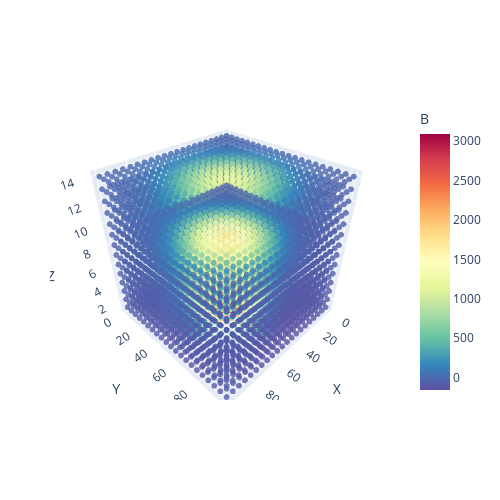

The notebook cell this image was saved under:
### Code cell
fields_res = fields_df[fields_df['B']>1]


fig = px.scatter_3d(fields_df, x='X', y='Y', z='Z', color='B', opacity=0.8, color_continuous_scale='Spectral_r')

fig.update_layout(
    autosize=False,
    width=500,
    height=500,
    margin=dict(
        l=50,
        r=50,
        b=100,
        t=100,
        pad=4,
    )
)


fig.update_traces(marker={'size': 2})

fig.show()

### Figure 1 — Plotly figure (JSON) as saved in the notebook; plotly's stock layout.template omitted (floating-point values rounded to 4 significant figures; data arrays with more than 128 entries replaced by an {"elided": "..."} marker saying what was removed)
{"data": [{"hovertemplate": "X=%{x}<br>Y=%{y}<br>Z=%{z}<br>B=%{marker.color}<extra></extra>", "legendgroup": "", "marker": {"color": {"elided": "6174 float values"}, "coloraxis": "coloraxis", "opacity": 0.8, "size": 2, "symbol": "circle"}, "mode": "markers", "name": "", "scene": "scene", "showlegend": false, "type": "scatter3d", "x": {"elided": "6174 int values"}, "y": {"elided": "6174 int values"}, "z": {"elided": "6174 int values"}}], "layout": {"autosize": false, "coloraxis": {"colorbar": {"title": {"text": "B"}}, "colorscale": [[0, "rgb(94,79,162)"], [0.1, "rgb(50,136,189)"], [0.2, "rgb(102,194,165)"], [0.3, "rgb(171,221,164)"], [0.4, "rgb(230,245,152)"], [0.5, "rgb(255,255,191)"], [0.6, "rgb(254,224,139)"], [0.7, "rgb(253,174,97)"], [0.8, "rgb(244,109,67)"], [0.9, "rgb(213,62,79)"], [1, "rgb(158,1,66)"]]}, "height": 500, "legend": {"tracegroupgap": 0}, "margin": {"b": 100, "l": 50, "pad": 4, "r": 50, "t": 100}, "scene": {"domain": {"x": [0, 1], "y": [0, 1]}, "xaxis": {"title": {"text": "X"}}, "yaxis": {"title": {"text": "Y"}}, "zaxis": {"title": {"text": "Z"}}}, "width": 500}}
